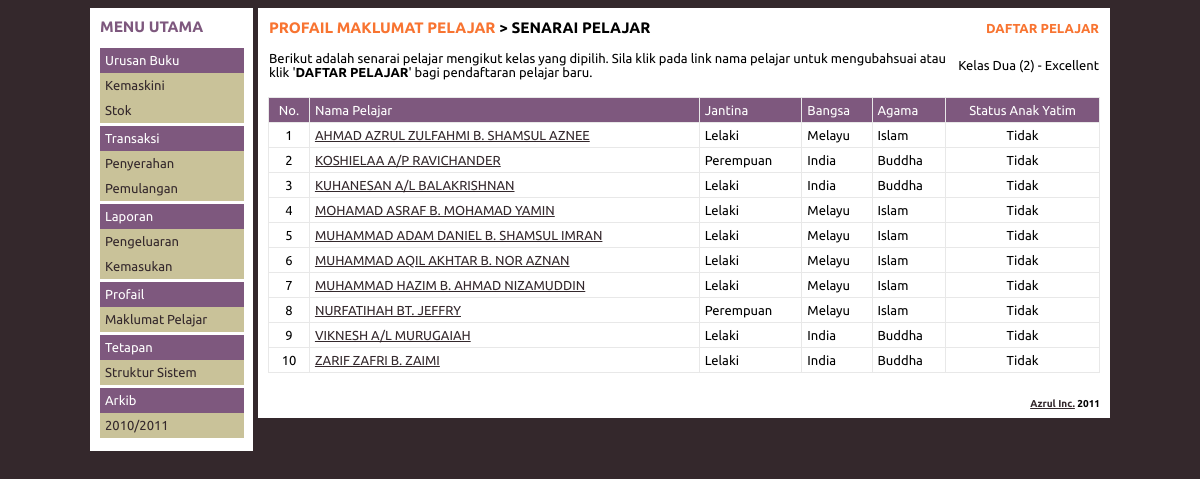
The app's page /profiles/students/classes/2/1 with its own data.
### tables this page shows
CREATE TABLE IF NOT EXISTS `ispbt_years` (
  `is_years_ind` int(3) NOT NULL,
  `is_years_digit` int(3) NOT NULL,
  `is_years_title` varchar(255) NOT NULL,
  UNIQUE KEY `is_year_digit` (`is_years_digit`),
  KEY `is_year_ind` (`is_years_ind`)
);

CREATE TABLE IF NOT EXISTS `ispbt_class` (
  `is_class_ind` int(2) NOT NULL,
  `is_class_title` varchar(255) NOT NULL,
  KEY `is_class_ind` (`is_class_ind`)
);

CREATE TABLE IF NOT EXISTS `ispbt_students` (
  `is_students_ind` int(2) NOT NULL auto_increment,
  `is_students_year` int(2) default '0',
  `is_students_class` int(2) default NULL,
  `is_students_name` varchar(255) default NULL,
  `is_students_gender` int(2) default NULL,
  `is_students_race` int(2) default NULL,
  `is_students_religion` int(2) default NULL,
  `is_students_orphan` int(2) default NULL,
  KEY `is_students_ind` (`is_students_ind`)
);

CREATE TABLE IF NOT EXISTS `ispbt_gender` (
  `is_gender_ind` int(2) NOT NULL,
  `is_gender_title` varchar(255) NOT NULL,
  KEY `is_gender_ind` (`is_gender_ind`)
);

CREATE TABLE IF NOT EXISTS `ispbt_race` (
  `is_race_ind` int(2) NOT NULL,
  `is_race_title` varchar(255) NOT NULL,
  KEY `is_race_ind` (`is_race_ind`)
);

CREATE TABLE IF NOT EXISTS `ispbt_religion` (
  `is_religion_ind` int(2) NOT NULL,
  `is_religion_title` varchar(255) NOT NULL,
  KEY `is_religion_ind` (`is_religion_ind`)
);

CREATE TABLE IF NOT EXISTS `ispbt_orphan` (
  `is_orphan_ind` int(2) NOT NULL,
  `is_orphan_title` varchar(255) NOT NULL,
  KEY `is_orphan_ind` (`is_orphan_ind`)
);

### application/controllers/profiles/students.php (called while the page is built, shortened)
<?php if ( ! defined('BASEPATH')) exit('No direct script access allowed');
class Students extends CI_Controller {
	function classes($year, $classInd)
	{
		$query = $this->db->query("SELECT * FROM ispbt_students INNER JOIN ispbt_class ON is_students_class = is_class_ind INNER JOIN ispbt_gender ON is_students_gender = is_gender_ind INNER JOIN ispbt_race ON is_students_race = is_race_ind INNER JOIN ispbt_religion ON is_students_religion = is_religion_ind INNER JOIN ispbt_years ON is_students_year = is_years_digit INNER JOIN ispbt_orphan ON is_students_orphan = is_orphan_ind WHERE is_students_year = $year AND is_class_ind = '$classInd' ORDER BY is_students_name ASC");
		$classItems = $query->result();
		$query = $this->db->query("SELECT * FROM ispbt_years INNER JOIN ispbt_class WHERE is_years_digit = $year AND is_class_ind = $classInd");
		$classDetails = $query->row();
		$ajaxModal = $this->ajax->load();
		$data = array(
			'students' => $classItems,
			'classdetails' => $classDetails,
			'ajaxmodal' => $ajaxModal
		);
		$this->load->view('profiles/students/view_profile_classes', $data);
	}
}

### index.php (called while the page is built, shortened)
<?php
require_once BASEPATH.'core/CodeIgniter'.EXT;

### application/views/profiles/students/view_profile_classes.php (the view, shortened to what this page needs)
<table id="page-header" width="100%">
	<tr>
		<td><h3><a href="<?php echo site_url('profiles/students'); ?>">PROFAIL MAKLUMAT PELAJAR</a> > SENARAI PELAJAR</h3></td>
		<td align="right"><a id="topright-menu" class="modal-trigger" href="<?php echo site_url('profiles/students/manage/add/new'); ?>">DAFTAR PELAJAR</a></td>
	</tr>
	<tr>
		<td>Berikut adalah senarai pelajar mengikut kelas yang dipilih. Sila klik pada link nama pelajar untuk  mengubahsuai atau <br />klik '<b>DAFTAR PELAJAR</b>' bagi pendaftaran pelajar baru.</td>
		<td align="right"><p>Kelas <?php echo $classdetails->is_years_title . " (" . $classdetails->is_years_digit . ")" . " - " . $classdetails->is_class_title; ?></p></td>
	</tr>
</table>
<br />
<table cellpadding="5" width="100%">
<thead>
<td><center>No.</center></td>
<td>Nama Pelajar</td>
<td>Jantina</td>
<td>Bangsa</td>
<td>Agama</td>
<td><center>Status Anak Yatim</center></td>
</thead>
<tbody>
<?php
$i=1;
foreach($students as $value)
{
	$processurl = site_url("profiles/students/manage/edit/" . $value->is_students_ind);
	$rel = $value->is_students_ind;
	echo "
	<tr>
	<td><center>$i</center></td>
	<td><a class=\"modal-trigger\" href=\"$processurl\" rel=\"$rel\">$value->is_students_name</td>
	<td>$value->is_gender_title</td>
	<td>$value->is_race_title</td>
	<td>$value->is_religion_title</td>
	<td><center>$value->is_orphan_title</center></td>
	</tr>
	";
	$i++;
}
?>
</tbody>
</table>

### css/style.css (style rules this page uses)
body { background-color: #34282C; font-family: 'Ubuntu', sans-serif, arial; font-size: 13px; }
table { border-collapse: collapse; border: 1px #E8E8E8 solid; }
thead { background-color: #7E587E; color: #FFFFFF; }
tr { border: 1px #E8E8E8 solid; }
td { border: 1px #E8E8E8 solid; }
a { color: #34282C; }
p { padding: 3px; margin: 0; }
h3 a { text-decoration: none; color: #F87431; }
table#page-header { border: none; }
table#page-header tr { border: inherit; }
table#page-header td { border: inherit; }
table#page-header h3 { margin: 0; padding: 10px 0 10px 0; }
table#page-header p { margin: 0; padding: 10px 0 10px 0; }
a#topright-menu { text-decoration: none; font-weight: bold; color: #F87431; }

### records on screen
ispbt_years: is_years_title "Dua", is_years_digit "2", ispbt_class.is_class_title "Excellent"
ispbt_students: is_students_name "AHMAD AZRUL ZULFAHMI B. SHAMSUL AZNEE", ispbt_gender.is_gender_title "Lelaki", ispbt_race.is_race_title "Melayu", ispbt_religion.is_religion_title "Islam", ispbt_orphan.is_orphan_title "Tidak"
ispbt_students: is_students_name "KOSHIELAA A/P RAVICHANDER", ispbt_gender.is_gender_title "Perempuan", ispbt_race.is_race_title "India", ispbt_religion.is_religion_title "Buddha", ispbt_orphan.is_orphan_title "Tidak"
ispbt_students: is_students_name "KUHANESAN A/L BALAKRISHNAN", ispbt_gender.is_gender_title "Lelaki", ispbt_race.is_race_title "India", ispbt_religion.is_religion_title "Buddha", ispbt_orphan.is_orphan_title "Tidak"
ispbt_students: is_students_name "MOHAMAD ASRAF B. MOHAMAD YAMIN", ispbt_gender.is_gender_title "Lelaki", ispbt_race.is_race_title "Melayu", ispbt_religion.is_religion_title "Islam", ispbt_orphan.is_orphan_title "Tidak"
ispbt_students: is_students_name "MUHAMMAD ADAM DANIEL B. SHAMSUL IMRAN", ispbt_gender.is_gender_title "Lelaki", ispbt_race.is_race_title "Melayu", ispbt_religion.is_religion_title "Islam", ispbt_orphan.is_orphan_title "Tidak"
ispbt_students: is_students_name "MUHAMMAD AQIL AKHTAR B. NOR AZNAN", ispbt_gender.is_gender_title "Lelaki", ispbt_race.is_race_title "Melayu", ispbt_religion.is_religion_title "Islam", ispbt_orphan.is_orphan_title "Tidak"
ispbt_students: is_students_name "MUHAMMAD HAZIM B. AHMAD NIZAMUDDIN", ispbt_gender.is_gender_title "Lelaki", ispbt_race.is_race_title "Melayu", ispbt_religion.is_religion_title "Islam", ispbt_orphan.is_orphan_title "Tidak"
ispbt_students: is_students_name "NURFATIHAH BT. JEFFRY", ispbt_gender.is_gender_title "Perempuan", ispbt_race.is_race_title "Melayu", ispbt_religion.is_religion_title "Islam", ispbt_orphan.is_orphan_title "Tidak"
ispbt_students: is_students_name "VIKNESH A/L MURUGAIAH", ispbt_gender.is_gender_title "Lelaki", ispbt_race.is_race_title "India", ispbt_religion.is_religion_title "Buddha", ispbt_orphan.is_orphan_title "Tidak"
ispbt_students: is_students_name "ZARIF ZAFRI B. ZAIMI", ispbt_gender.is_gender_title "Lelaki", ispbt_race.is_race_title "India", ispbt_religion.is_religion_title "Buddha", ispbt_orphan.is_orphan_title "Tidak"
